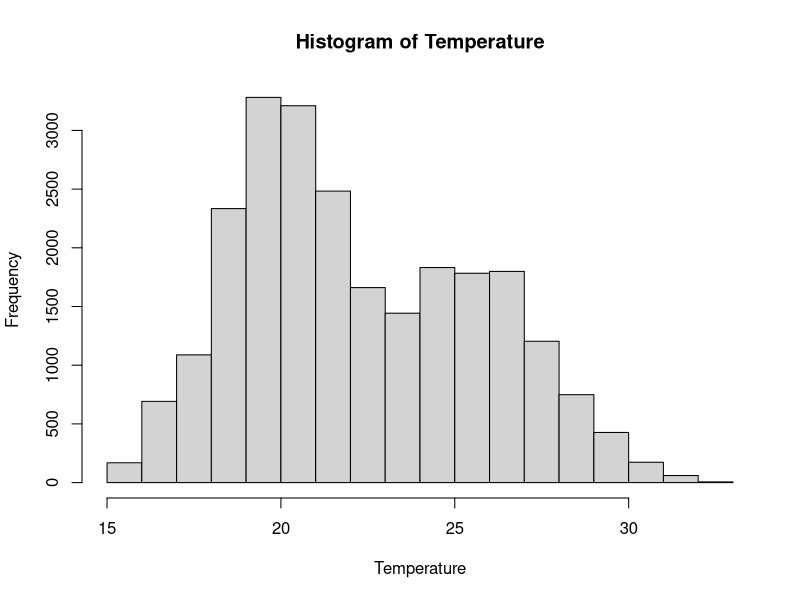
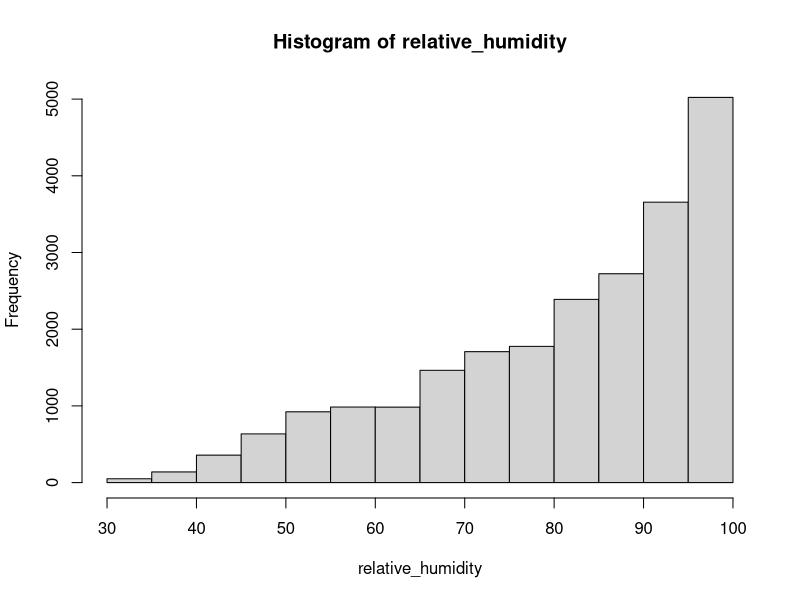
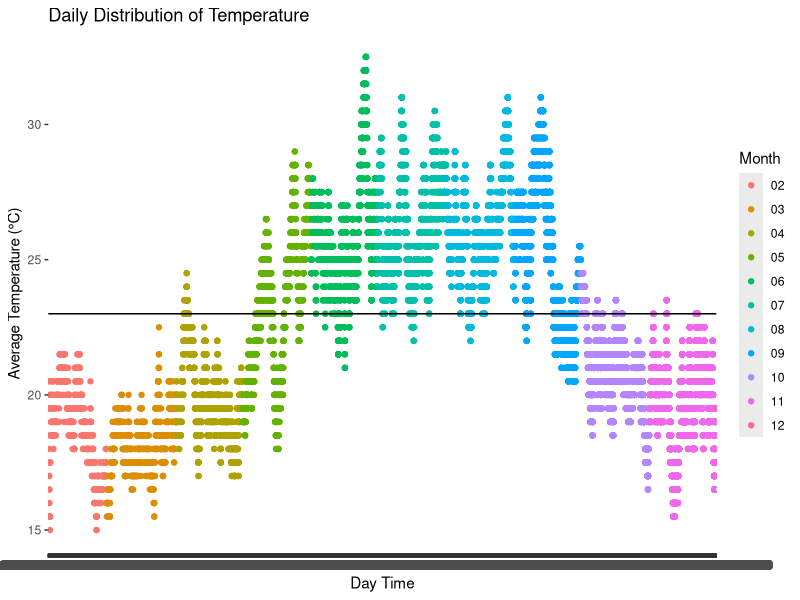
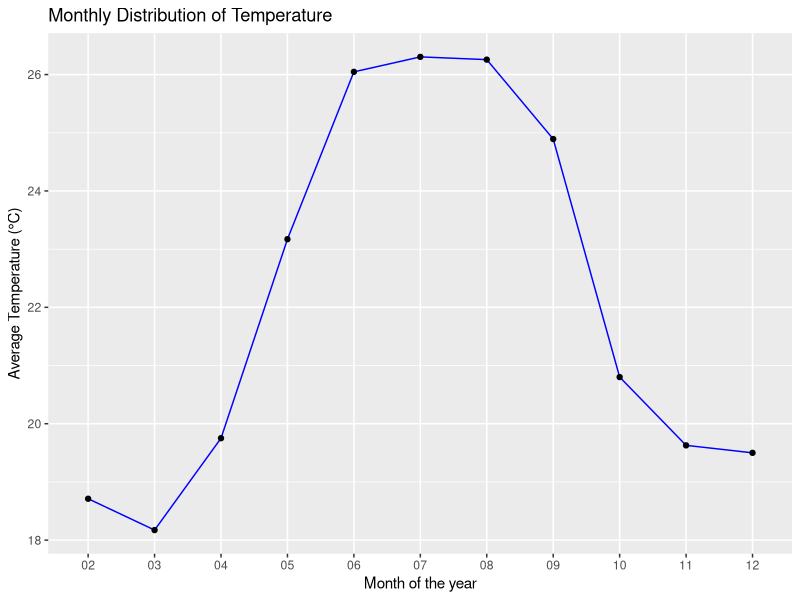
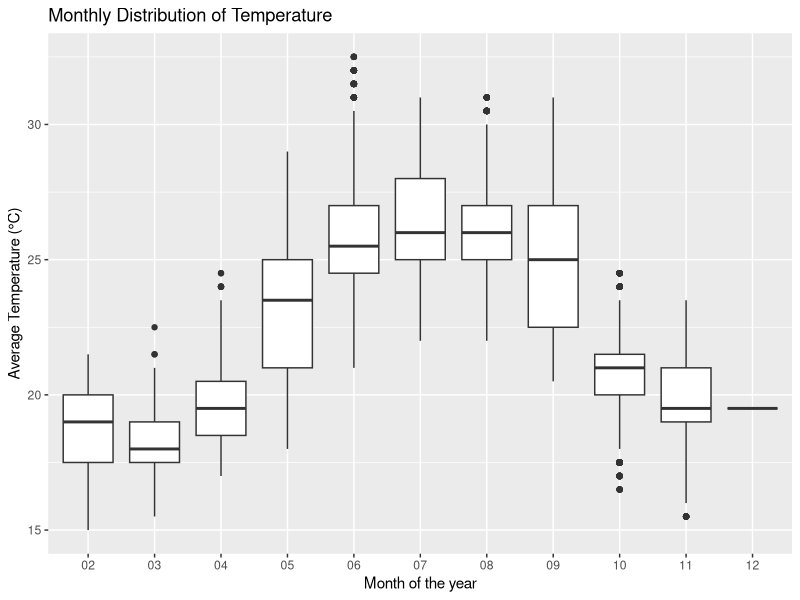
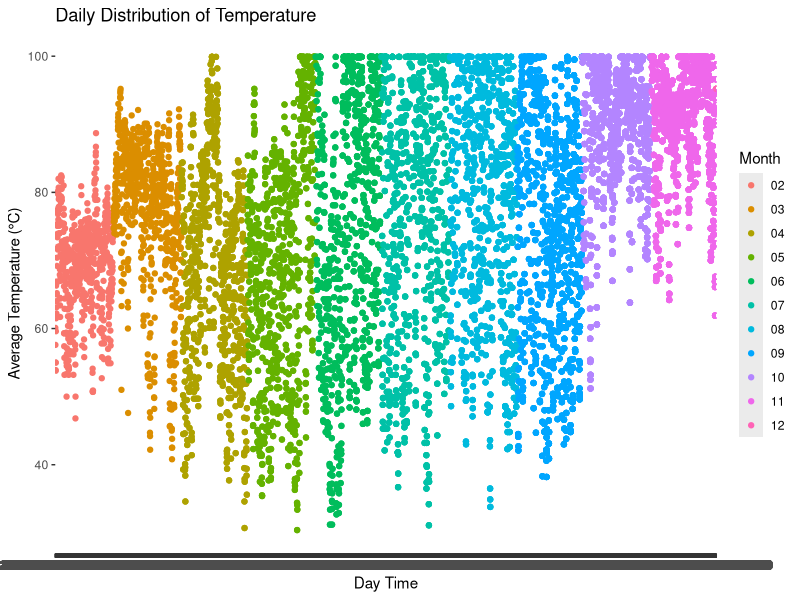
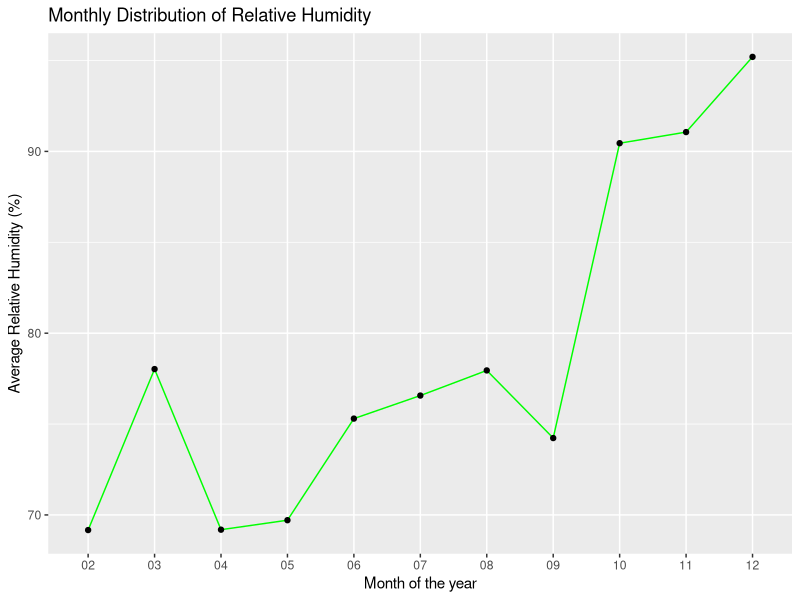
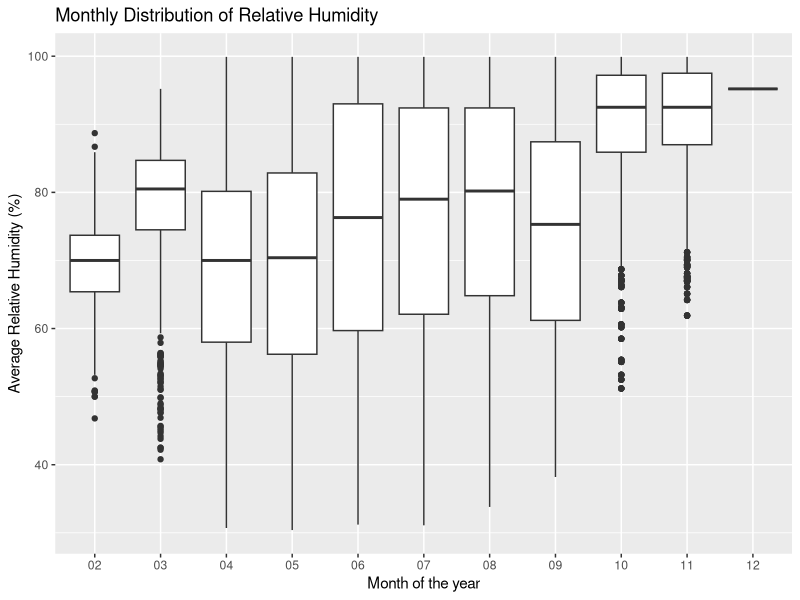

Generate these figures, in order, with R:
## ---- chunk 1
file <- read.csv("tempch4.txt")
library(tidyverse)
## ---- chunk 2
glimpse(file)
## ---- chunk 3
data2 <- separate(file, col = datetime, into = c("Date", "Time"), sep = " ")
data <- separate(data2, col = Date, into = c("Year", "Month", "Day"), sep = "-")
## ---- chunk 4
data |> 
summary()
## ---- chunk 5
data |> 
  summarise(Var_Temp = var(temp_wew), Var_Hum = var(rh, na.rm = TRUE), Std_Temp = sd(temp_wew), Std_Hum = sd(rh, na.rm = TRUE))
## ---- chunk 6
file["month"] <- data[["Month"]]
## ---- chunk 7
# Distribution of Temperature
Temperature <- file$temp_wew
hist(Temperature)
## ---- chunk 8
# Distributio of Humidity
relative_humidity <- file$rh
hist(relative_humidity)
## ---- chunk 9
file |> 
  ggplot(aes(x= datetime, y = temp_wew, colour = month)) +
  geom_point()+
  geom_hline(yintercept = 23) +
  labs(
    title = "Daily Distribution of Temperature",
      x = "Day Time",
      y = "Average Temperature (°C)",
      colour = "Month"
  )
## ---- chunk 10
  data |> 
  group_by(Month) |> 
  summarise(AverageT = mean(temp_wew), AverageH = mean(rh, na.rm = TRUE)) |> 
    ggplot(aes(x = Month,y =AverageT, group = 1)) +
  geom_line(colour = "blue") +
  geom_point() +
  labs(
    title = "Monthly Distribution of Temperature",
      x = "Month of the year",
      y = "Average Temperature (°C)"
  )
  
## ---- chunk 11
data |> 
  ggplot(aes(y = temp_wew, x = Month))+
  geom_boxplot()  +
  labs(
    title = "Monthly Distribution of Temperature",
      x = "Month of the year",
      y = "Average Temperature (°C)"
  )
## ---- chunk 12
file |> 
  ggplot(aes(x= datetime, y = rh, colour = month)) +
  geom_point() +
  labs(
    title = "Daily Distribution of Temperature",
      x = "Day Time",
      y = "Average Temperature (°C)",
      colour = "Month"
  )
## ---- chunk 13
  data |> 
  group_by(Month) |> 
  summarise(AverageT = mean(temp_wew), AverageH = mean(rh, na.rm = TRUE)) |> 
    ggplot(aes(x = Month,y =AverageH, group = 1)) +
  geom_line(colour = "green") +
  geom_point()  +
  labs(
    title = "Monthly Distribution of Relative Humidity",
      x = "Month of the year",
      y = "Average Relative Humidity (%)"
  )
## ---- chunk 14
data |> 
  ggplot(aes(y = rh, x = Month))+
  geom_boxplot()  +
  labs(
    title = "Monthly Distribution of Relative Humidity",
      x = "Month of the year",
      y = "Average Relative Humidity (%)"
  )
## ---- chunk 15
data |> 
  group_by(Time) |> 
  summarise(AverageT = mean(temp_wew), AverageH = mean(rh, na.rm = TRUE)) |> 
  ggplot(aes(x = Time,y =AverageT, group = 1)) +
  geom_line(colour = "blue") +
  geom_point() +
  labs(
    title = "Hourly Distribution of Temperature",
      x = "Day Time (Hour)",
      y = "Average Temperature (°C)"
  ) +
  theme(axis.text.x = element_text(angle = 45, hjust = 1))
## ---- chunk 16
data |> 
  filter(Month == "07") |> 
  group_by(Time) |> 
  summarise(AverageT = mean(temp_wew), AverageH = mean(rh, na.rm = TRUE)) |> 
  ggplot(aes(x = Time,y =AverageT, group = 1)) +
  geom_line(colour = "blue") +
  geom_point() +
  labs(
    title = "Hourly Distribution of Temperature",
      x = "Day Time (Hour)",
      y = "Average Temperature (°C)"
  ) +
  theme(axis.text.x = element_text(angle = 45, hjust = 1))
## ---- chunk 17
data |> 
  group_by(Time) |> 
  summarise(AverageT = mean(temp_wew), AverageH = mean(rh, na.rm = TRUE)) |> 
  ggplot(aes(x = Time,y =AverageH, group = 1)) +
  geom_line(colour = "red") +
  geom_point()  +
  labs(
    title = "Hourly Distribution of Relative Humidity",
      x = "Day Time (Hour)",
      y = "Average Relative Humidity (%)"
  ) +
  theme(axis.text.x = element_text(angle = 45, hjust = 1))
## ---- chunk 18
data |> 
  filter(Month == "09") |> 
  group_by(Time) |> 
  summarise(AverageT = mean(temp_wew), AverageH = mean(rh, na.rm = TRUE)) |> 
  ggplot(aes(x = Time,y =AverageH, group = 1)) +
  geom_line(colour = "red") +
  geom_point() +   
  labs(
    title = "Hourly Distribution of Relative Humidity",
      x = "Day Time (Hour)",
      y = "Average Relative Humidity (%)"
  ) +
  theme(axis.text.x = element_text(angle = 45, hjust = 1))
## ---- chunk 19
  data2 |> 
  group_by(Date) |> 
  summarise(Tmax = max(temp_wew), Tmin = min(temp_wew)) |> 
  ggplot() +
  geom_point(aes(x= Date,y = Tmax), color = "red") +
  geom_point(aes(x= Date,y = Tmin), color = "blue")  +
  labs(
    title = "Distribution of Maximum and Minimum Daily Temperature",
      x = "Day Time",
      y = "Temperature (°C)",
    caption = "Red points indicates the daily maximum temperature
     while the blue is the minimum temperature"
  )
  
## ---- chunk 20
data2 |> 
  group_by(Date) |> 
  summarise(Hmax = max(rh), Hmin = min(rh)) |> 
  ggplot() +
  geom_point(aes(x= Date,y = Hmax), color = "red") +
  geom_point(aes(x= Date,y = Hmin, group = 1), color = "blue")   +
  labs(
    title = "Distribution of Maximum and Minimum Daily Relative Humidity",
      x = "Day Time",
      y = "Relative humidity (%)",
    caption = "Red points indicates the daily maximum Relative humidity
     while the blue is the minimum humidity"
  )
## ---- chunk 21
data2 |> 
  group_by(Date) |> 
  summarise(ddT = max(temp_wew)-min(temp_wew), ddH = max(rh)-min(rh)) |> 
  ggplot(aes(x= Date, y = ddT, group = 1)) +
  geom_point()   +
  labs(
    title = "Distribution of Daily Change in Temperature (Max - Min)",
      x = "Day Time",
      y = "Change in Temperature (°C)",
  )
## ---- chunk 22
data2 |> 
  group_by(Date) |> 
  summarise(ddT = max(temp_wew)-min(temp_wew), ddH = max(rh)-min(rh)) |> 
  ggplot(aes(x= Date, y = ddH, group = 1)) +
  geom_point()  +
  labs(
    title = "Distribution of Daily Change in Humidity (Max - Min)",
      x = "Day Time",
      y = "Change in Humidity (%)",
  )
